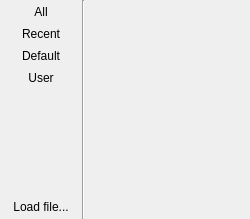
<?xml version="1.0" encoding="UTF-8"?>
<ui version="4.0">
 <class>Form</class>
 <widget class="QWidget" name="Form">
  <property name="geometry">
   <rect>
    <x>0</x>
    <y>0</y>
    <width>250</width>
    <height>219</height>
   </rect>
  </property>
  <property name="windowTitle">
   <string>Form</string>
  </property>
  <layout class="QHBoxLayout" name="horizontalLayout" stretch="0,0,1">
   <property name="spacing">
    <number>0</number>
   </property>
   <property name="leftMargin">
    <number>0</number>
   </property>
   <property name="topMargin">
    <number>0</number>
   </property>
   <property name="rightMargin">
    <number>0</number>
   </property>
   <property name="bottomMargin">
    <number>0</number>
   </property>
   <item>
    <widget class="QWidget" name="widget" native="true">
     <layout class="QVBoxLayout" name="verticalLayout">
      <property name="spacing">
       <number>0</number>
      </property>
      <property name="leftMargin">
       <number>1</number>
      </property>
      <property name="topMargin">
       <number>1</number>
      </property>
      <property name="rightMargin">
       <number>1</number>
      </property>
      <property name="bottomMargin">
       <number>1</number>
      </property>
      <item>
       <widget class="QPushButton" name="allFilter">
        <property name="toolTip">
         <string>Display everything</string>
        </property>
        <property name="text">
         <string>All</string>
        </property>
        <property name="checkable">
         <bool>true</bool>
        </property>
        <property name="flat">
         <bool>true</bool>
        </property>
       </widget>
      </item>
      <item>
       <widget class="QPushButton" name="lastFilter">
        <property name="toolTip">
         <string>Recently used</string>
        </property>
        <property name="text">
         <string>Recent</string>
        </property>
        <property name="checkable">
         <bool>true</bool>
        </property>
        <property name="flat">
         <bool>true</bool>
        </property>
       </widget>
      </item>
      <item>
       <widget class="QPushButton" name="defaultFilter">
        <property name="toolTip">
         <string>Only calibrants from pyFAI</string>
        </property>
        <property name="text">
         <string>Default</string>
        </property>
        <property name="checkable">
         <bool>true</bool>
        </property>
        <property name="flat">
         <bool>true</bool>
        </property>
       </widget>
      </item>
      <item>
       <widget class="QPushButton" name="userFilter">
        <property name="toolTip">
         <string>Only user defined calibrants</string>
        </property>
        <property name="text">
         <string>User</string>
        </property>
        <property name="checkable">
         <bool>true</bool>
        </property>
        <property name="flat">
         <bool>true</bool>
        </property>
       </widget>
      </item>
      <item>
       <spacer name="verticalSpacer">
        <property name="orientation">
         <enum>Qt::Vertical</enum>
        </property>
        <property name="sizeHint" stdset="0">
         <size>
          <width>20</width>
          <height>40</height>
         </size>
        </property>
       </spacer>
      </item>
      <item>
       <widget class="QPushButton" name="loadButton">
        <property name="text">
         <string>Load file...</string>
        </property>
        <property name="flat">
         <bool>true</bool>
        </property>
       </widget>
      </item>
     </layout>
    </widget>
   </item>
   <item>
    <widget class="Line" name="line">
     <property name="orientation">
      <enum>Qt::Vertical</enum>
     </property>
    </widget>
   </item>
   <item>
    <widget class="QListView" name="listView">
     <property name="styleSheet">
      <string notr="true">QListView { background-color: transparent}</string>
     </property>
     <property name="frameShape">
      <enum>QFrame::NoFrame</enum>
     </property>
     <property name="verticalScrollMode">
      <enum>QAbstractItemView::ScrollPerPixel</enum>
     </property>
     <property name="horizontalScrollMode">
      <enum>QAbstractItemView::ScrollPerPixel</enum>
     </property>
     <property name="uniformItemSizes">
      <bool>true</bool>
     </property>
    </widget>
   </item>
  </layout>
 </widget>
 <resources/>
 <connections/>
</ui>
